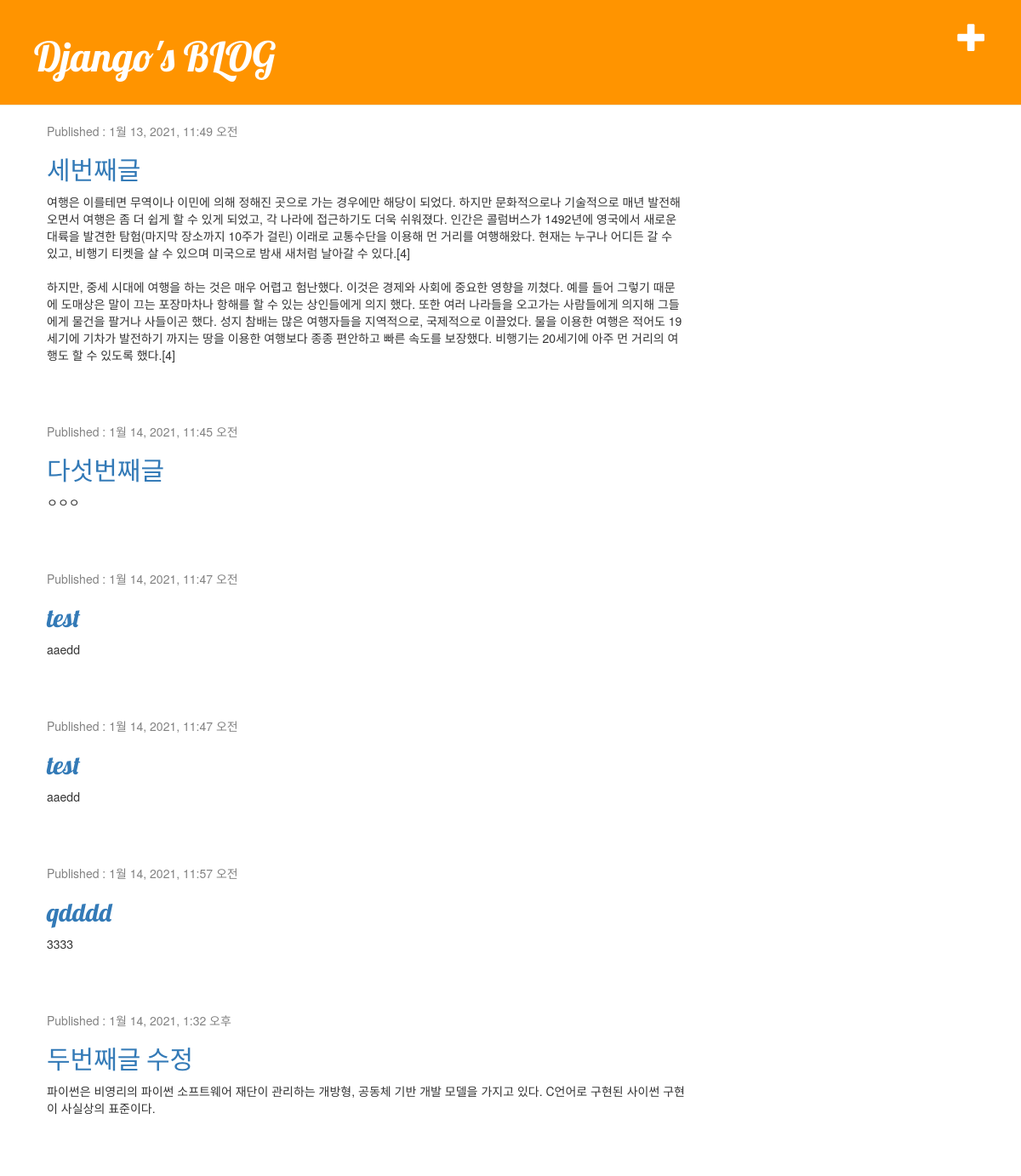
The app's page / (signed in) with its own data.
### blog/models.py (models this page shows, shortened)
class Post(models.Model):
    author = models.ForeignKey('auth.User', on_delete=models.CASCADE)
    title = models.CharField(max_length=200, validators=[min_length_3_validator])
    text = models.TextField()
    created_date = models.DateTimeField(default=timezone.now)
    published_date = models.DateTimeField(blank=True, null=True)

### blog/views.py (the view)
# urls.py: path('', views.post_list, name='post_list'),
def post_list(request):
    posts = Post.objects.filter(published_date__lte=timezone.now()).order_by('published_date')
    return render(request, 'blog/post_list.html', {'posts': posts})

### blog/templates/blog/post_list.html
{% extends 'blog/base.html' %}
{% block content %}
    {% for post in posts %}
        <div class="post">
            <div class="date">
                <p>Published : {{post.published_date}}</p>
            </div>
            <h2><a href="{% url 'post_detail' pk=post.pk %}">{{post.title}}</a></h2>
            <p>{{post.text|linebreaksbr}}</p>
        </div>
    {% endfor %}
{% endblock %}

### blog/static/css/blog.css (style rules this page uses)
h1, h2, h3, h4 { font-family: 'Lobster', cursive; }
.date { color: #828282; }
.post { margin-bottom: 70px; }

### records on screen
Post: published_date "1월 13, 2021, 11:49 오전", title "세번째글", text "여행은 이를테면 무역이나 이민에 의해 정해진 곳으로 가는 경우에만 해당이 되었다. 하지만 문화적으로나 기술적으로 매년 발전해 오면서 여행은 좀 더 쉽게 할 수 있게 되었고, 각 나라에 접근하기도 더욱 쉬워졌다. 인간은 콜럼버스가 1492년에 영국에서 새로운 대륙을 발견한 탐험(마지막 장소까지 10주가 걸린) 이래로 교통수단을 이용해 먼 거리를 여행해왔다. 현재는 누구나 어디든 갈 수 있고, 비행기 티켓을 살 수 있으며 미국으로 밤새 새처럼 날아갈 수 있다.[4] 하지만, 중세 시대에 여행을 하는 것은 매우 어렵고 험난했다. 이것은 경제와 사회에 중요한 영향을 끼쳤다. 예를 들어 그렇기 때문에 도매상은 말이 끄는 포장마차나 항해를 할 수 있는 상인들에게 의지 했다. 또한 여러 나라들을 오고가는 사람들에게 의지해 그들에게 물건을 팔거나 사들이곤 했다. 성지 참배는 많은 여행자들을 지역적으로, 국제적으로 이끌었다. 물을 이용한 여행은 적어도 19세기에 기차가 발전하기 까지는 땅을 이용한 여행보다 종종 편안하고 빠른 속도를 보장했다. 비행기는 20세기에 아주 먼 거리의 여행도 할 수 있도록 했다.[4]"
Post: published_date "1월 14, 2021, 11:45 오전", title "다섯번째글", text "ㅇㅇㅇ"
Post: published_date "1월 14, 2021, 11:47 오전", title "test", text "aaedd"
Post: published_date "1월 14, 2021, 11:47 오전", title "test", text "aaedd"
Post: published_date "1월 14, 2021, 11:57 오전", title "qdddd", text "3333"
Post: published_date "1월 14, 2021, 1:32 오후", title "두번째글 수정", text "파이썬은 비영리의 파이썬 소프트웨어 재단이 관리하는 개방형, 공동체 기반 개발 모델을 가지고 있다. C언어로 구현된 사이썬 구현이 사실상의 표준이다."
